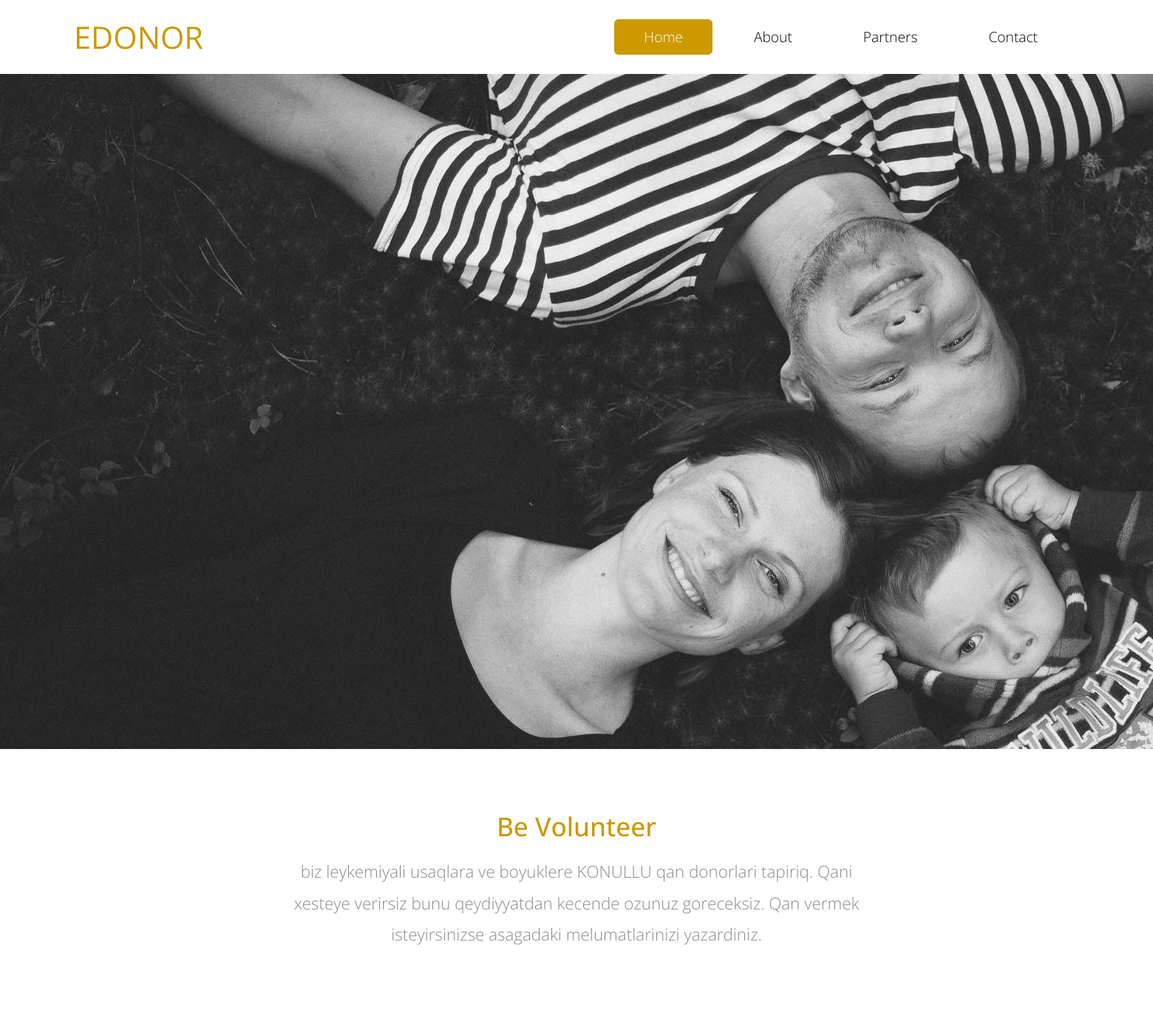
Before: / with the older database file.
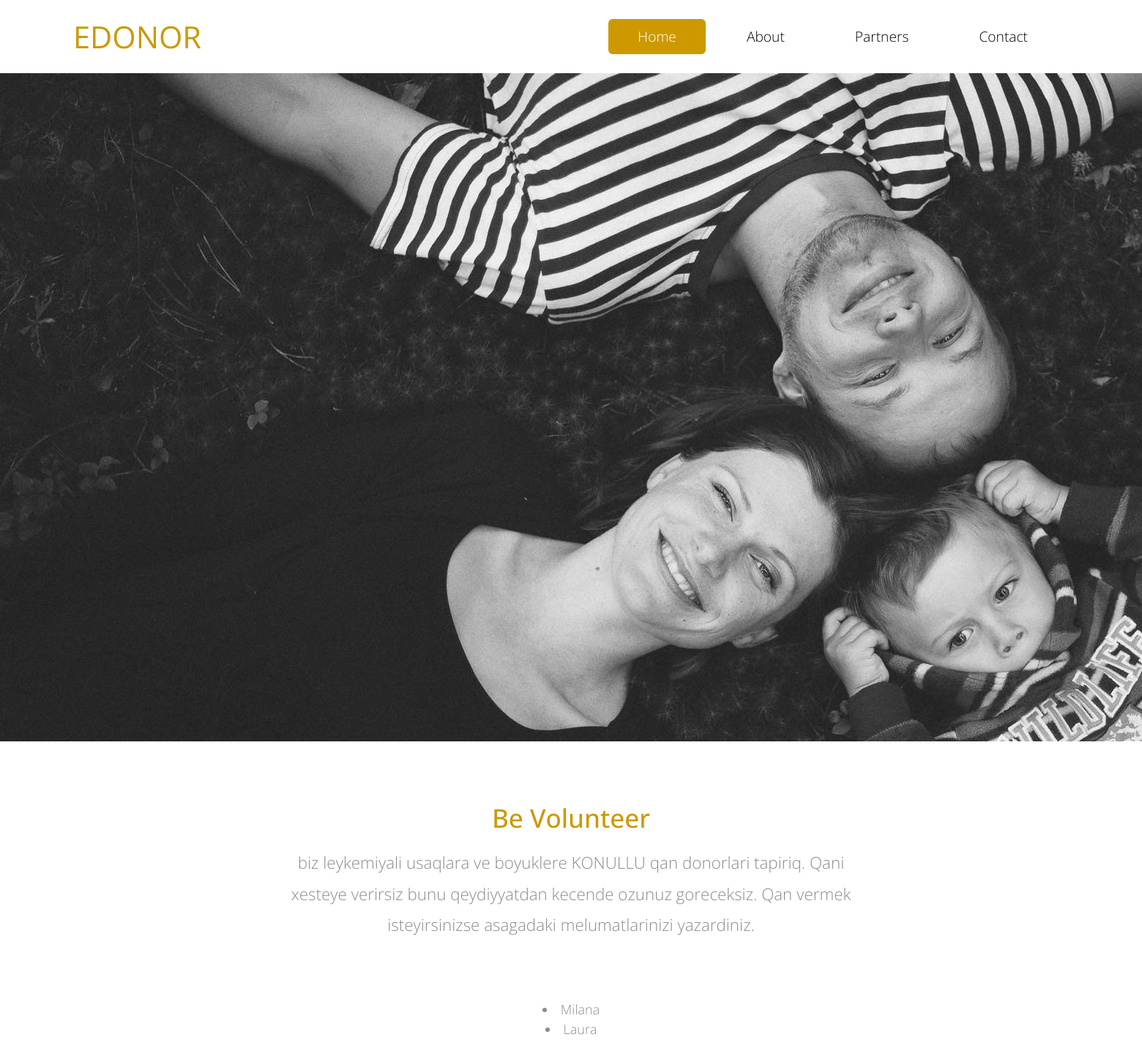
After: the same page with the newer database file.
### donors/models.py (models this page shows)
class DonorList(models.Model):
	first_name = models.CharField(max_length=120, null=True,blank=True )
	last_name = models.CharField(max_length=120, null=True,blank=True)
	email = models.EmailField(null=True,blank=True)
	blood_group  = models.IntegerField(choices=BLOOD_GROUP, blank=False, null=True)
	gender	= models.IntegerField(choices=GENDER_CHOICES,default=1, null=True)
	timestamp     	= models.DateTimeField(auto_now_add=True)
	updated       	= models.DateTimeField(auto_now=True)
	illness  = models.IntegerField(
		 choices=ILLNESS_CHOICES, blank=False, null=True)
	illness1  = models.IntegerField(choices=ILLNESS_CHOICES, blank=False, null=True)
	illness2  = models.IntegerField(
		 choices=ILLNESS_CHOICES, blank=False, null=True)
	birth_date  = models.DateField(auto_now_add=False, auto_now=False, null=True)
	def __str__(self):
		return self.first_name

### donors/views.py (the view)
# urls.py: url(r'^$', DonorListView.as_view(), name='home'),
class DonorListView(ListView):
	template_name = "index.html"
	queryset = DonorList.objects.all()
	def get_context_data(self,*args,**kwargs):
		context = super(DonorListView, self).get_context_data(*args,**kwargs)
		return context

### templates/index.html (shortened to what this page needs)
{% load static %}
<!DOCTYPE html>
<html>
<head>
    <link rel="stylesheet" href="{% static 'css/bootstrap.min.css' %}">
    <link rel="stylesheet" href="{% static 'css/templatemo-style.css' %}">
</head>
    <body>
        <div class="tm-header">
            <div class="container-fluid">
                <div class="tm-header-inner">
                    <a href="#" class="navbar-brand tm-site-name">EDONOR</a>
                    <nav class="navbar tm-main-nav">
                        <div class="collapse navbar-toggleable-sm" id="tmNavbar">
                            <ul class="nav navbar-nav">
                                <li class="nav-item active">
                                    <a href="index.html" class="nav-link">Home</a>
                                </li>
                                <li class="nav-item">
                                    <a href="about.html" class="nav-link">About</a>
                                </li>
                                <li class="nav-item">
                                    <a href="blog.html" class="nav-link">Partners</a>
                                </li>
                                <li class="nav-item">
                                    <a href="contact.html" class="nav-link">Contact</a>
                                </li>
                            </ul>
                        </div>
                    </nav>
                </div>
            </div>
        </div>
        <div class="content-body">
            <img src="{% static 'images/8.jpg' %}">
        </div>
        <section class="tm-section">
            <div class="container-fluid">
                <div class="row">
                    <div class="col-xs-12 col-sm-12 col-md-12 col-lg-12 text-xs-center">
                        <h2 class="tm-gold-text tm-title">Be Volunteer</h2>
                        <p class="tm-subtitle">biz leykemiyali usaqlara ve boyuklere KONULLU qan donorlari tapiriq. Qani xesteye verirsiz bunu qeydiyyatdan kecende ozunuz goreceksiz. Qan vermek isteyirsinizse asagadaki melumatlarinizi yazardiniz.</p>
                        {% for object in object_list %}
                        <li> {{ object }} </li>
                        {% endfor %}
                    </div>
                </div>
            </div>
        </section>
</body>
</html>

### static-storage/css/templatemo-style.css (style rules this page uses)
body { color: #8c8c8c; font-family: 'Open Sans', Helvetica, Arial, sans-serif; font-size: 18px; font-weight: 300; overflow-x: hidden; }
a, button { transition: all 0.3s ease; }
h2 { font-size: 2.2rem; }
.container-fluid { margin-left: auto; margin-right: auto; max-width: 1390px; overflow-x: hidden; }
.tm-header-inner { display: -webkit-flex; display: -ms-flexbox; display: flex; -webkit-align-items: center; -ms-flex-align: center; align-items: center; -webkit-justify-content: space-between; -ms-flex-pack: justify; justify-content: space-between; height: 100px; }
.tm-site-name { color: #cc9900; display: block; font-size: 2.6rem; font-weight: 400; }
.tm-main-nav { font-size: 1.2rem; }
.navbar-nav .nav-link { border-radius: 6px; color: black; padding: 10px 40px; }
.nav-item.active .nav-link, .nav-link:hover, .nav-link:focus { color: white; background-color: #cc9900; }
.tm-gold-text { color: #cc9900; }
.tm-section { padding-top: 80px; padding-bottom: 100px; }
.tm-title { margin-bottom: 1rem; line-height: 1.4; }
.tm-subtitle { font-size: 1.4rem; max-width: 800px; margin: 0 auto 80px; }
p { line-height: 1.9; }

Changed rows visible on the page:
added DonorList: first_name "Milana"
added DonorList: first_name "Laura"
